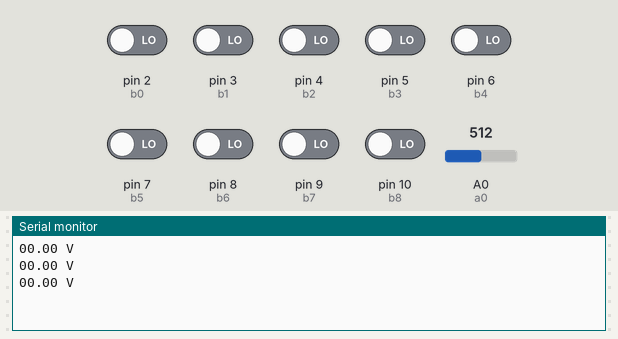
Simulated run of this sketch. Board: Arduino Uno, built with avr-gcc and run on an emulated ATmega328P. Shown: the last lines printed to the serial monitor. The inputs (shaded band) are chosen by the test bench; at power-on: pin 2 (b0), pin 3 (b1), pin 4 (b2), pin 5 (b3), pin 6 (b4), pin 7 (b5), pin 8 (b6), pin 9 (b7), pin 10 (b8) LOW, A0 (a0) = 512.

Above: at 1.3 s.
1.4 s: pin 2 (b0) driven HIGH
At 1.9 s:
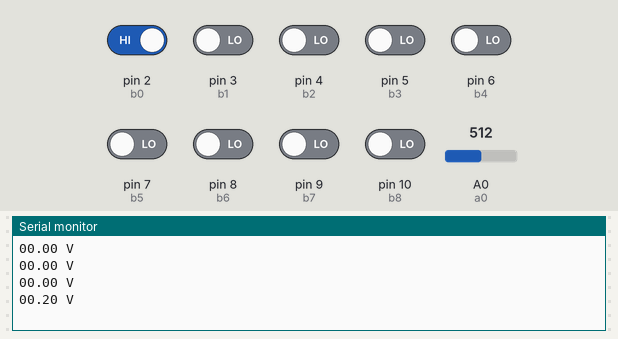
2.9 s: A0 (a0) set to 716
At 3.4 s:
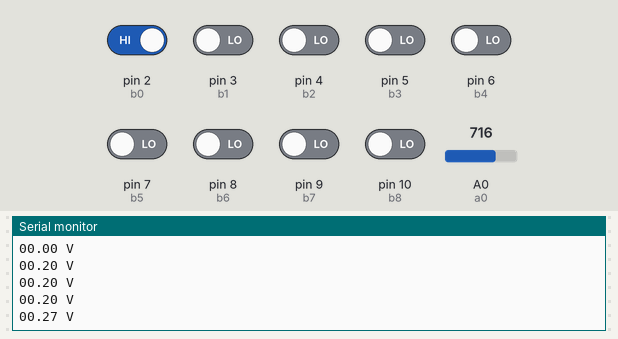
4.4 s: pin 3 (b1) driven HIGH
At 4.9 s:
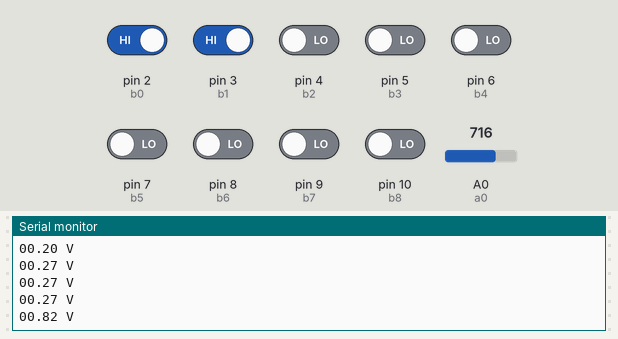
5.9 s: pin 4 (b2) driven HIGH
At 6.4 s:
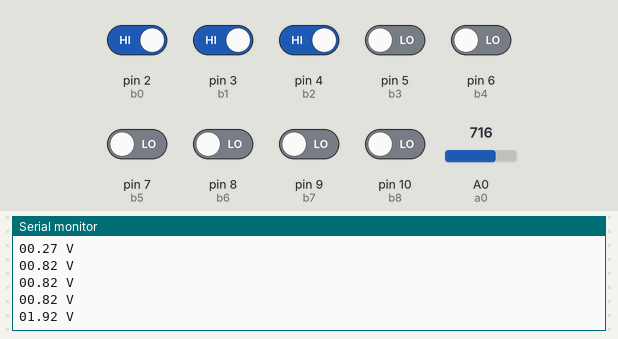
7.4 s: pin 5 (b3) driven HIGH
At 7.9 s:
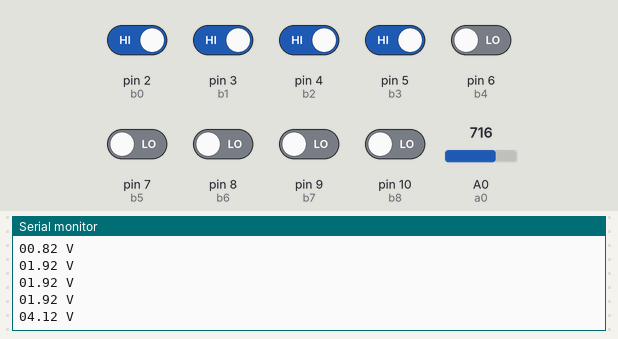
8.9 s: pin 6 (b4) driven HIGH
At 9.4 s:
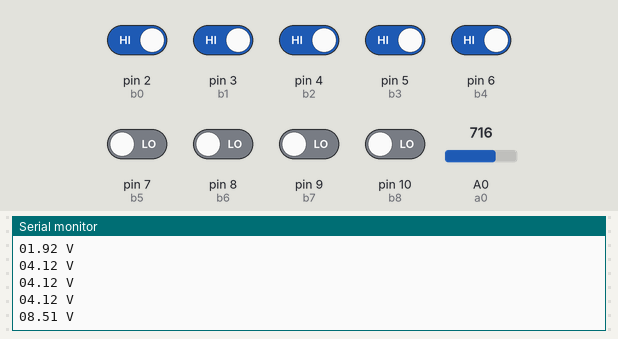
Timing chart, 0 to 11.4 s (numbered marks = the images above; inputs shaded):
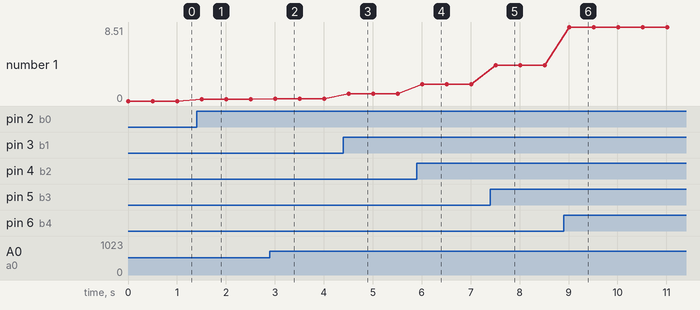

Measured:
- after the input at 1.4 s, the serial monitor: prints a new line after 0.10 s (image 1)
- after the input at 2.9 s, the serial monitor: prints a new line after 0.10 s (image 2)
- after the input at 4.4 s, the serial monitor: prints a new line after 0.11 s (image 3)
- after the input at 5.9 s, the serial monitor: prints a new line after 0.11 s (image 4)
- after the input at 7.4 s, the serial monitor: prints a new line after 0.11 s (image 5)
- after the input at 8.9 s, the serial monitor: prints a new line after 0.11 s (image 6)
- plotted number 1: 0 → 0.2 after the input at 1.4 s, 0.2 → 0.27 after the input at 2.9 s, 0.27 → 0.82 after the input at 4.4 s, 0.82 → 1.92 after the input at 5.9 s, 1.92 → 4.12 after the input at 7.4 s

The sketch:

serial_comm.ino
```cpp
int b0=2;
int b1=3;
int b2=4;
int b3=5;
int b4=6;
int b5=7;
int b6=8;
int b7=9;
int b8=10;
int a0 = A0;
int decimals = 3;
String voltage;
void setup()
{
  pinMode(b0,INPUT);
  pinMode(b1,INPUT);
  pinMode(b2,INPUT);
  pinMode(b3,INPUT);
  pinMode(b4,INPUT);
  pinMode(b5,INPUT);
  pinMode(b6,INPUT);
  pinMode(b7,INPUT);
  pinMode(b8,INPUT);
  pinMode(a0, INPUT);

  Serial.begin(9600);
}

void loop()
{
  bool b0_p=digitalRead(b0);
  bool b1_p=digitalRead(b1);
  bool b2_p=digitalRead(b2);
  bool b3_p=digitalRead(b3);
  bool b4_p=digitalRead(b4);
  bool b5_p=digitalRead(b5);
  bool b6_p=digitalRead(b6);
  bool b7_p=digitalRead(b7);
  bool scale = digitalRead(b8);

  float v = b0_p+2*b1_p+4*b2_p+8*b3_p+16*b4_p+32*b5_p+64*b6_p+128*b7_p;


  int refValue = analogRead(a0);
  float vRef = refValue * (5.0 / 1023.0);

  // 0-10 V scale
  if (scale == HIGH){
    decimals = 3;
    v =  v * (vRef / 255.0) * 2.0;
    if ((v > 0.5) && (v < 9.5)){
      v += 0.4;
    }
    voltage = String(v, decimals) + " V";
  } else { //0-100 V scale
    decimals = 2;
    v =  v * (vRef / 255.0) * 20.0;
    if (v < 10.0){
      voltage = "0" + String(v, decimals) + " V";
    }
    else {
      voltage = String(v, decimals) + " V";
    }
  }

  Serial.println(voltage);
  delay(500);
}
```
